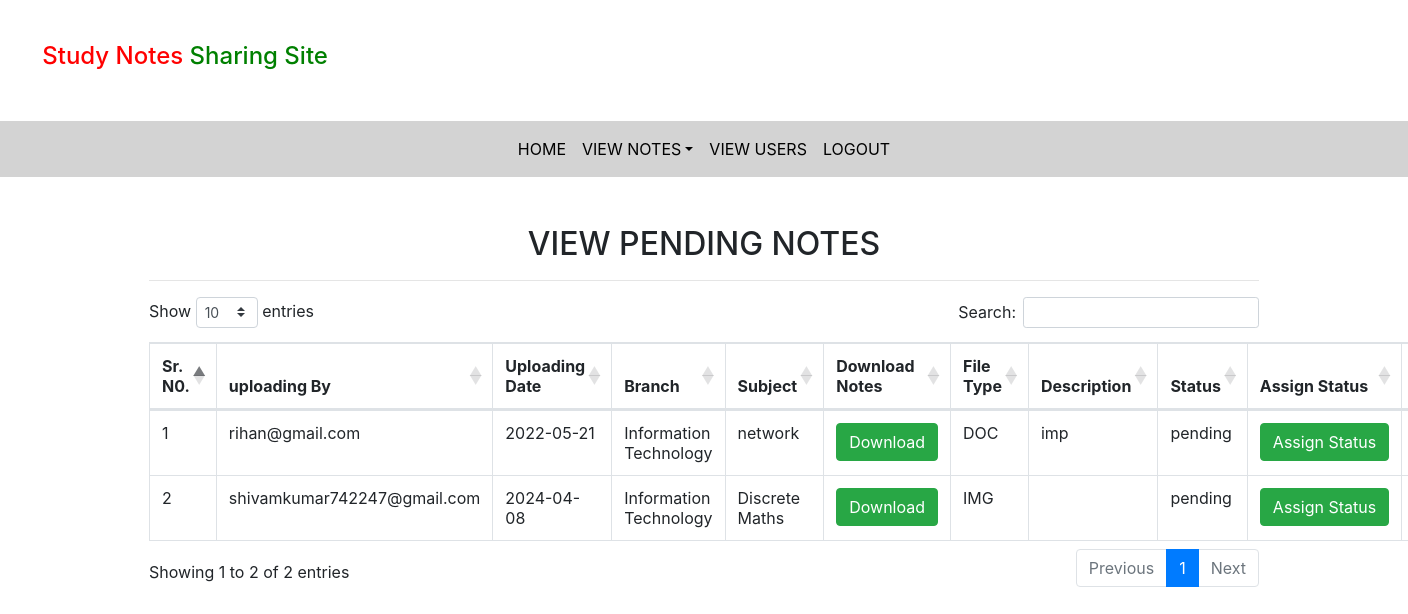
Screenshot of /pending_notes (signed in) with the database file from the repository.
### notes/models.py (models this page shows, shortened)
class Notes(models.Model):
    user = models.ForeignKey(User, on_delete=models.CASCADE)
    uploadingdate = models.CharField(max_length=30)
    branch = models.CharField(max_length=30)
    subject = models.CharField(max_length=30,)
    notesfile = models.FileField(null=True)
    filetype = models.CharField(max_length=30,)
    description = models.CharField(max_length=200, null=True)
    status=models.CharField(max_length=15,)

### notes/views.py (the view)
# urls.py: path('pending_notes',pending_notes,name='pending_notes'),
def pending_notes(request):
    if not request.user.is_authenticated:
        return redirect('login_admin')
    notes = Notes.objects.filter(status = "pending")
    d = {'notes':notes}
    return render(request,'pending_notes.html',d)

### notes/templates/pending_notes.html (shortened to what this page needs)
{% extends 'admin_nav.html' %}
{% load static %}
{% block body %}
<link rel="stylesheet" href="https://cdnjs.cloudflare.com/ajax/libs/twitter-bootstrap/4.5.2/css/bootstrap.css">
<link rel="stylesheet" href="https://cdn.datatables.net/1.10.24/css/dataTables.bootstrap4.min.css">
<div class="container mt-5">
    <h2 class="text-center">VIEW PENDING NOTES</h2>
    <HR>
    <table class="table table-bordered" id="example">
       <thead>
           <tr>
               <th>Sr. N0.</th>
               <th>uploading By</th>
               <th>Uploading Date</th>
               <th>Branch</th>
               <th>Subject</th>
               <th>Download Notes</th>
               <th>File Type</th>
               <th>Description</th>
               <th>Status</th>
               <th>Assign Status</th>
               <th>Action</th>
           </tr>
       </thead>
       <tbody>
           {% for i in notes %}
           <tr>
               <td>{{forloop.counter}}</td>
               <td>{{i.user.username}}</td>
               <td>{{i.uploadingdate}}</td>
               <td>{{i.branch}}</td>
               <td>{{i.subject}}</td>
               <td><a href="{{i.notesfile.url}}" class="btn btn-success" download>Download</a></td>
               <td>{{i.filetype}}</td>
               <td>{{i.description}}</td>
               <td>{{i.status}}</td>
               <td><a href="{% url 'assign_status' i.id %}" class = "btn btn-success">Assign&nbsp;Status</a></td>
               <td><a href="{% url 'delete_notes' i.id %}" class = "btn btn-danger" onclick="return confirm('Are you sure?')">Delete</a></td>
           </tr>
           {% endfor %}
       </tbody>
   </table>
</div>
{% endblock %}

### rows the page displays
Notes: user.username "rihan@gmail.com", uploadingdate "2022-05-21", branch "Information Technology", subject "network", filetype "DOC", description "imp", status "pending"
Notes: user.username "shivamkumar742247@gmail.com", uploadingdate "2024-04-08", branch "Information Technology", subject "Discrete Maths", filetype "IMG", status "pending"
